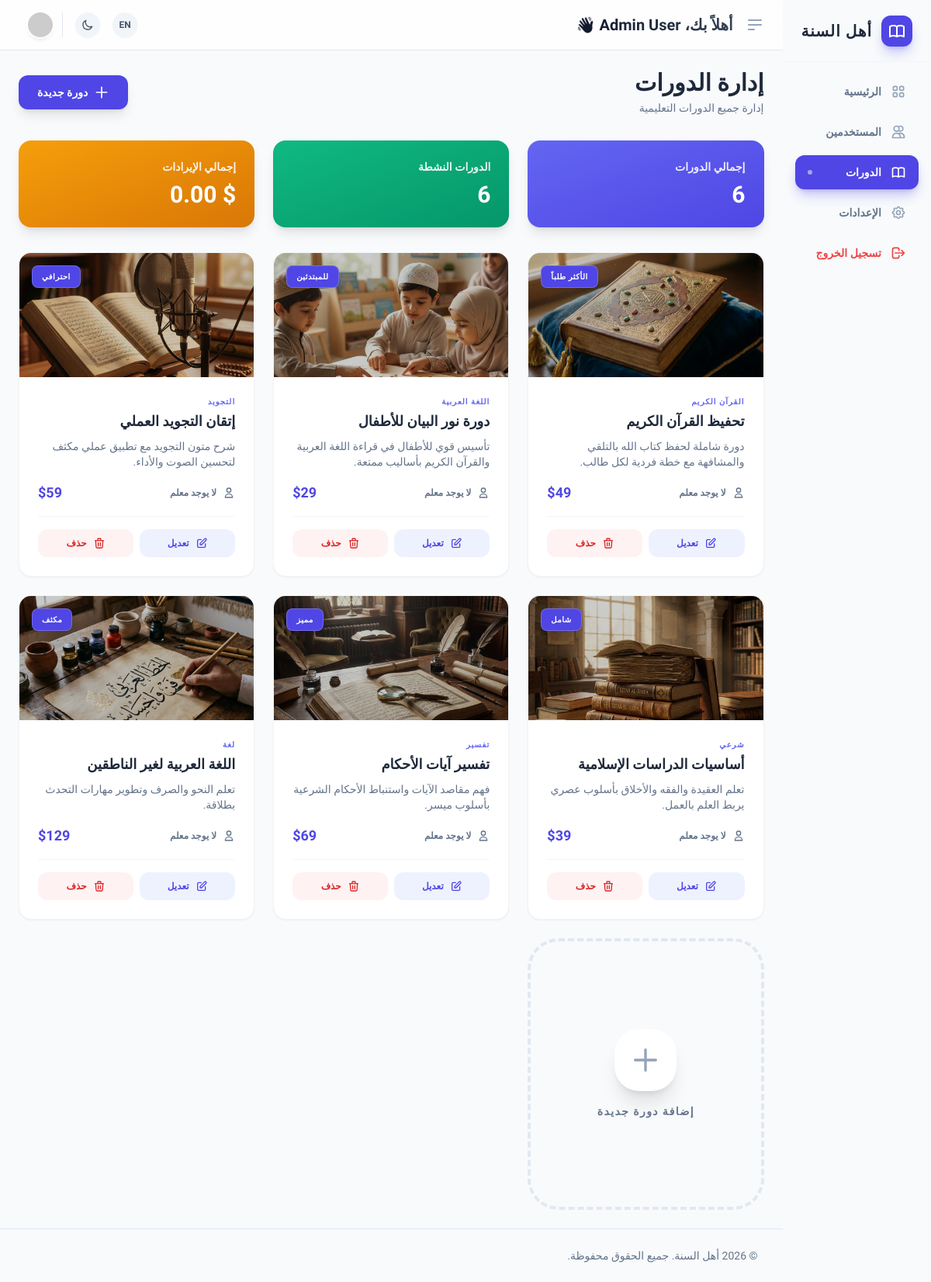
Page /dashboard/admin/courses.php on the committed database.
### tables this page shows
CREATE TABLE courses (
            id INTEGER PRIMARY KEY AUTOINCREMENT,
            title TEXT NOT NULL,
            description TEXT,
            teacher_id INTEGER,
            price DECIMAL(10,2) DEFAULT 0,
            status TEXT DEFAULT 'active',
            created_at DATETIME DEFAULT CURRENT_TIMESTAMP, image TEXT, category TEXT, badge TEXT, features TEXT, duration TEXT,
            FOREIGN KEY (teacher_id) REFERENCES users(id)
        );

### dashboard/admin/courses.php (the view, shortened to what this page needs)
<?php
require '../includes/header.php';
require '../db.php';
$pdo->exec("UPDATE courses SET image = 'assets/images/quran_course_img_1770121397437.png' WHERE image IS NULL OR image = '' OR image NOT LIKE 'assets/images/%'");
$courses = $pdo->query("
    SELECT c.*, u.name as teacher_name
    FROM courses c
    LEFT JOIN users u ON c.teacher_id = u.id
    ORDER BY c.created_at DESC
")->fetchAll();
$courses_json = json_encode(array_map(function ($c) {
    $c['features_text'] = implode("\n", json_decode($c['features'] ?? '[]', true) ?: []);
    return $c;
}, $courses));
?>
<div x-data="{
    modalOpen: false,
    isEdit: false,
    courseData: { id: '', title: '', description: '', teacher_id: '', price: '$49', image: '', category: '', badge: '', duration: '', features_text: '' },
    allCourses: <?php echo htmlspecialchars($courses_json, ENT_QUOTES, 'UTF-8'); ?>,
    openCreate() {
        this.isEdit = false;
        this.courseData = { id: '', title: '', description: '', teacher_id: '', price: '$49', image: '', category: '', badge: '', duration: '', features_text: '' };
        this.modalOpen = true;
    },
    openEdit(id) {
        this.isEdit = true;
        const course = this.allCourses.find(c => c.id == id);
        if (course) {
            this.courseData = { ...course };
            this.modalOpen = true;
        }
    }
}">
    <div class="flex items-center justify-between mb-8">
        <div>
            <h2 class="text-3xl font-black text-slate-800 dark:text-white">
                <?php echo t('إدارة الدورات', 'Courses Management'); ?>
            </h2>
            <p class="text-slate-500 text-sm mt-1">
                <?php echo t('إدارة جميع الدورات التعليمية', 'Manage all educational courses'); ?>
            </p>
        </div>
        <button @click="openCreate()"
            class="bg-indigo-600 text-white px-6 py-3 rounded-xl font-bold text-sm hover:bg-indigo-700 transition-all shadow-lg hover:shadow-xl hover:-translate-y-0.5 flex items-center gap-2">
            <svg class="w-5 h-5" fill="none" stroke="currentColor" viewBox="0 0 24 24">
                <path stroke-linecap="round" stroke-linejoin="round" stroke-width="2" d="M12 4v16m8-8H4"></path>
            </svg>
            <?php echo t('دورة جديدة', 'New Course'); ?>
        </button>
    </div>
    <div class="grid grid-cols-1 md:grid-cols-3 gap-6 mb-8">
        <div class="bg-gradient-to-br from-indigo-500 to-indigo-600 p-6 rounded-2xl text-white shadow-lg">
            <div class="text-sm font-bold opacity-90 mb-2">
                <?php echo t('إجمالي الدورات', 'Total Courses'); ?>
            </div>
            <div class="text-3xl font-black">
                <?php echo count($courses); ?>
            </div>
        </div>
        <div class="bg-gradient-to-br from-emerald-500 to-emerald-600 p-6 rounded-2xl text-white shadow-lg">
            <div class="text-sm font-bold opacity-90 mb-2">
                <?php echo t('الدورات النشطة', 'Active Courses'); ?>
            </div>
            <div class="text-3xl font-black">
                <?php echo count(array_filter($courses, fn($c) => $c['status'] === 'active')); ?>
            </div>
        </div>
        <div class="bg-gradient-to-br from-amber-500 to-amber-600 p-6 rounded-2xl text-white shadow-lg">
            <div class="text-sm font-bold opacity-90 mb-2">
                <?php echo t('إجمالي الإيرادات', 'Total Revenue'); ?>
            </div>
            <div class="text-3xl font-black">$
                <?php echo number_format(array_sum(array_column($courses, 'price')), 2); ?>
            </div>
        </div>
    </div>
    <div class="grid grid-cols-1 md:grid-cols-2 lg:grid-cols-3 gap-6">
        <?php foreach ($courses as $course): ?>
            <div
                class="bg-white dark:bg-slate-800 rounded-2xl shadow-sm border border-slate-100 dark:border-slate-700/50 overflow-hidden hover:shadow-lg transition-all hover:-translate-y-1 group">
                <div class="h-40 relative overflow-hidden">
                    <img src="<?php echo $course['image'] ?: 'assets/images/quran_course_img_1770121397437.png'; ?>"
                        class="w-full h-full object-cover group-hover:scale-110 transition-transform duration-700">
                    <div class="absolute inset-0 bg-black/20"></div>
                    <?php if (!empty($course['badge'])): ?>
                        <div
                            class="absolute top-4 left-4 bg-indigo-600 text-white text-[10px] font-black px-3 py-1.5 rounded-lg uppercase tracking-wider shadow-lg border border-white/20">
                            <?php echo $course['badge']; ?>
                        </div>
                    <?php endif; ?>
                </div>
                <div class="p-6">
                    <div class="text-[10px] font-black text-indigo-500 uppercase tracking-widest mb-1">
                        <?php echo $course['category'] ?: t('عام', 'General'); ?>
                    </div>
                    <h3 class="text-lg font-bold text-slate-800 dark:text-white mb-2 line-clamp-1">
                        <?php echo htmlspecialchars($course['title']); ?>
                    </h3>
                    <p class="text-sm text-slate-500 mb-4 line-clamp-2 min-h-[40px]">
                        <?php echo htmlspecialchars($course['description']); ?>
                    </p>
                    <div class="flex items-center justify-between mb-4">
                        <div class="flex items-center gap-2 text-xs text-slate-500">
                            <svg class="w-4 h-4" fill="none" stroke="currentColor" viewBox="0 0 24 24">
                                <path stroke-linecap="round" stroke-linejoin="round" stroke-width="2"
                                    d="M16 7a4 4 0 11-8 0 4 4 0 018 0zM12 14a7 7 0 00-7 7h14a7 7 0 00-7-7z"></path>
                            </svg>
                            <span class="font-bold">
                                <?php echo $course['teacher_name'] ?: t('لا يوجد معلم', 'No teacher'); ?>
                            </span>
                        </div>
                        <span class="text-lg font-black text-indigo-600 dark:text-indigo-400">
                            <?php echo $course['price']; ?>
                        </span>
                    </div>
                    <div class="flex items-center gap-2 pt-4 border-t border-slate-100 dark:border-slate-700">
                        <button @click="openEdit(<?php echo $course['id']; ?>)"
                            class="flex-1 py-2.5 bg-indigo-50 dark:bg-indigo-900/30 text-indigo-600 dark:text-indigo-400 rounded-xl text-xs font-bold hover:bg-indigo-100 dark:hover:bg-indigo-900/50 transition-colors flex items-center justify-center gap-2">
                            <svg class="w-4 h-4" fill="none" stroke="currentColor" viewBox="0 0 24 24">
                                <path stroke-linecap="round" stroke-linejoin="round" stroke-width="2"
                                    d="M11 5H6a2 2 0 00-2 2v11a2 2 0 002 2h11a2 2 0 002-2v-5m-1.414-9.414a2 2 0 112.828 2.828L11.828 15H9v-2.828l8.586-8.586z">
                                </path>
                            </svg>
                            <?php echo t('تعديل', 'Edit'); ?>
                        </button>
                        <a href="?delete=<?php echo $course['id']; ?>&lang=<?php echo $lang; ?>"
                            onclick="return confirm('<?php echo t('هل أنت متأكد من حذف هذه الدورة؟', 'Are you sure you want to delete this course?'); ?>')"
                            class="flex-1 py-2.5 bg-red-50 dark:bg-red-900/30 text-red-600 dark:text-red-400 rounded-xl text-xs font-bold hover:bg-red-100 dark:hover:bg-red-900/50 transition-colors text-center flex items-center justify-center gap-2">
                            <svg class="w-4 h-4" fill="none" stroke="currentColor" viewBox="0 0 24 24">
                                <path stroke-linecap="round" stroke-linejoin="round" stroke-width="2"
                                    d="M19 7l-.867 12.142A2 2 0 0116.138 21H7.862a2 2 0 01-1.995-1.858L5 7m5 4v6m4-6v6m1-10V4a1 1 0 00-1-1h-4a1 1 0 00-1 1v3M4 7h16">
                                </path>
                            </svg>
                            <?php echo t('حذف', 'Delete'); ?>
                        </a>
                    </div>
                </div>
            </div>
        <?php endforeach; ?>
        <button @click="openCreate()"
            class="bg-slate-50 dark:bg-slate-800/50 rounded-[2.5rem] border-4 border-dashed border-slate-200 dark:border-slate-800 hover:border-indigo-400 dark:hover:border-indigo-500 transition-all h-full min-h-[350px] flex flex-col items-center justify-center gap-4 group">
            <div
                class="w-20 h-20 rounded-[2rem] bg-white dark:bg-slate-700 shadow-xl flex items-center justify-center text-slate-400 group-hover:text-indigo-500 group-hover:scale-110 transition-all duration-500">
                <svg class="w-10 h-10" fill="none" stroke="currentColor" viewBox="0 0 24 24">
                    <path stroke-linecap="round" stroke-linejoin="round" stroke-width="2" d="M12 4v16m8-8H4"></path>
                </svg>
            </div>
            <span
                class="font-black text-slate-500 group-hover:text-indigo-600 transition-colors uppercase tracking-widest text-sm">
                <?php echo t('إضافة دورة جديدة', 'Add New Course'); ?>
            </span>
        </button>
    </div>
</div>
<?php require '../includes/footer.php'; ?>

### rows in the picture
courses: image (picture), badge "الأكثر طلباً", category "القرآن الكريم", title "تحفيظ القرآن الكريم", description "دورة شاملة لحفظ كتاب الله بالتلقي والمشافهة مع خطة فردية لكل طالب.", teacher_name "لا يوجد معلم", price "$49"
courses: image (picture), badge "للمبتدئين", category "اللغة العربية", title "دورة نور البيان للأطفال", description "تأسيس قوي للأطفال في قراءة اللغة العربية والقرآن الكريم بأساليب ممتعة.", teacher_name "لا يوجد معلم", price "$29"
courses: image (picture), badge "احترافي", category "التجويد", title "إتقان التجويد العملي", description "شرح متون التجويد مع تطبيق عملي مكثف لتحسين الصوت والأداء.", teacher_name "لا يوجد معلم", price "$59"
courses: image (picture), badge "شامل", category "شرعي", title "أساسيات الدراسات الإسلامية", description "تعلم العقيدة والفقه والأخلاق بأسلوب عصري يربط العلم بالعمل.", teacher_name "لا يوجد معلم", price "$39"
courses: image (picture), badge "مميز", category "تفسير", title "تفسير آيات الأحكام", description "فهم مقاصد الآيات واستنباط الأحكام الشرعية بأسلوب ميسر.", teacher_name "لا يوجد معلم", price "$69"
courses: image (picture), badge "مكثف", category "لغة", title "اللغة العربية لغير الناطقين", description "تعلم النحو والصرف وتطوير مهارات التحدث بطلاقة.", teacher_name "لا يوجد معلم", price "$129"

### other values in the picture
t('أهل السنة', 'ELSONA') "أهل السنة"
$item['label'] "الرئيسية"
$item['label'] "المستخدمين"
$item['label'] "الدورات"
$item['label'] "الإعدادات"
$item['label'] "تسجيل الخروج"
t('إدارة الدورات', 'Courses Management') "إدارة الدورات"
t('إدارة جميع الدورات التعليمية', 'Manage all educational courses') "إدارة جميع الدورات التعليمية"
t('دورة جديدة', 'New Course') "دورة جديدة"
t('إجمالي الدورات', 'Total Courses') "إجمالي الدورات"
count($courses) "6"
t('الدورات النشطة', 'Active Courses') "الدورات النشطة"
count(array_filter($courses, fn($c) => $c['status'] === 'active')) "6"
t('إجمالي الإيرادات', 'Total Revenue') "إجمالي الإيرادات"
array_sum(array_column($courses, 'price')) "0.00"
